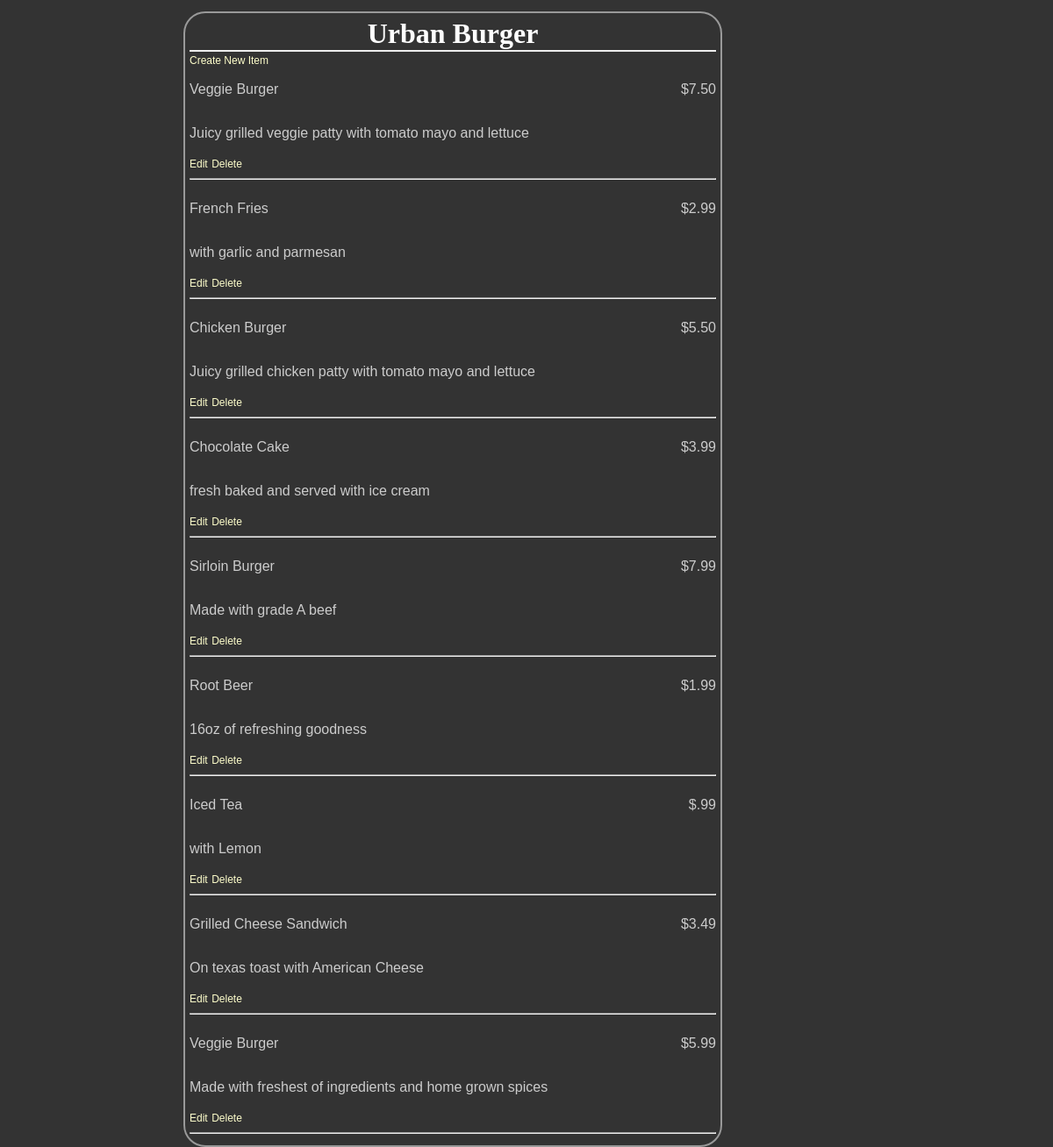
The app's page /restaurant/1/, older data.
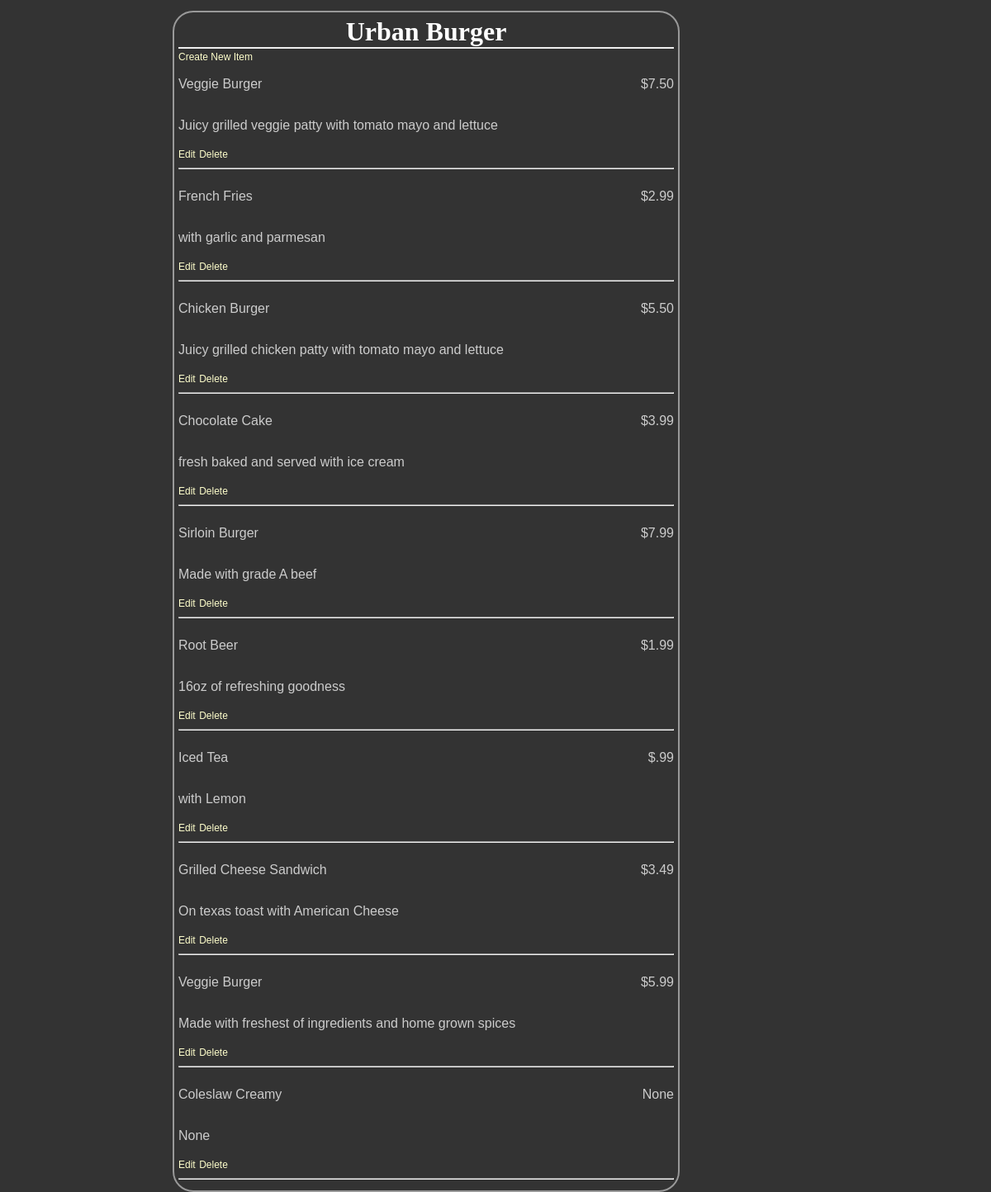
The same page, newer data.
### database_setup.py (models this page shows)
class MenuItem(Base):
    __tablename__ = 'menu_item'
    name = Column(String(80), nullable = False)
    id = Column(Integer, primary_key = True)
    course = Column(String(250))
    description = Column(String(250))
    price = Column(String(8))
    restaurant_id = Column(
        Integer, ForeignKey('restaurant.id')
    )
    restaurant = relationship(Restaurant)

### project.py (the view)
@app.route("/restaurant/<int:restaurant_id>/")
def restaurantMenu(restaurant_id):
    DBSession = sessionmaker(bind=engine)
    session = DBSession()
    restaurant = session.query(Restaurant).filter_by(id = restaurant_id).one()
    items = session.query(MenuItem).filter_by(restaurant_id = restaurant_id)
    return render_template('menu.html', restaurant = restaurant, items = items)

### templates/menu.html (shortened to what this page needs)
<!DOCTYPE html>
<html lang="en">
<head>
    <link rel=stylesheet type=text/css href="{{ url_for('static', filename='main.css') }}">
</head>
<body>
    <div class = 'pane'>
		<div class = 'header'>
			<h1>{{ restaurant.name }}</h1>
		</div>
		<a href = '{{url_for('newMenuItem', restaurant_id = restaurant.id) }}'>Create New Item</a>
		{% for i in items %}
			<div class = 'nameAndPrice'>
				<span class = 'name'><p>{{i.name}}</p></span>
				<span class = 'price'>
					<p>{{i.price}} </p>
				</span>
			</div>
			<div class = 'description'>
				<p>{{i.description}}</p>
			</div>
			<div class = "editdeletepane">
				<a href='{{url_for('editMenuItem',restaurant_id = restaurant.id, menu_id=i.id)}}' >Edit</a>
				<a href='{{url_for('deleteMenuItem', restaurant_id = restaurant.id, menu_id=i.id)}}' >
				Delete</a>
			</div>
			<hr>
		{% endfor %}
	</div>
</body>
</html>

Row changes from the older to the newer data that the page shows:
added MenuItem: name "Coleslaw Creamy", price "None", description "None"
